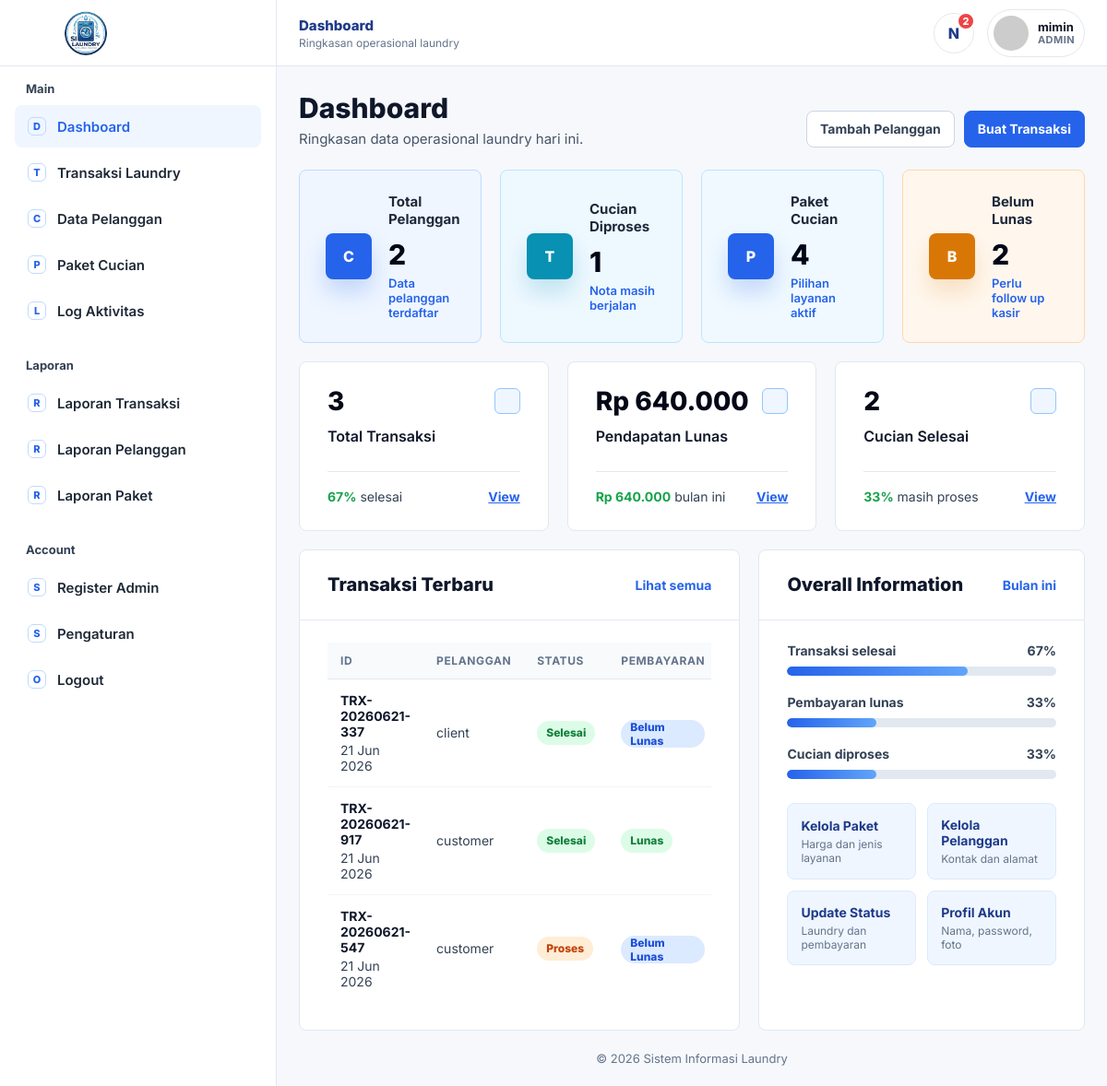
The page /index.php?page=dashboard (signed in) on the database its author committed.
### tables this page shows
CREATE TABLE `tbl_transaksi` (
  `id_transaksi` varchar(50) NOT NULL,
  `id_pelanggan` varchar(50) NOT NULL,
  `id_user` varchar(50) NOT NULL,
  `tgl_terima` datetime NOT NULL,
  `tgl_selesai` datetime DEFAULT NULL,
  `status_laundry` enum('proses','selesai','diambil') DEFAULT 'proses',
  `status_bayar` enum('belum lunas','lunas') DEFAULT 'belum lunas',
  `bukti_bayar` varchar(255) DEFAULT NULL,
  `created_at` timestamp NOT NULL DEFAULT current_timestamp()
);

CREATE TABLE `tbl_pelanggan` (
  `id_pelanggan` varchar(50) NOT NULL,
  `nama_pelanggan` varchar(100) NOT NULL,
  `no_telp` varchar(20) NOT NULL,
  `alamat` text NOT NULL,
  `created_at` timestamp NOT NULL DEFAULT current_timestamp()
);

### views/dashboard.php (the view, shortened to what this page needs)
<?php
$db = Database::getInstance()->getConnection();
function fwDashboardValue(PDO $db, string $sql, array $params = [])
{
    try {
        $stmt = $db->prepare($sql);
        $stmt->execute($params);
        return $stmt->fetchColumn() ?: 0;
    } catch (PDOException $e) {
        return 0;
    }
}
function fwDashboardRows(PDO $db, string $sql, array $params = [])
{
    try {
        $stmt = $db->prepare($sql);
        $stmt->execute($params);
        return $stmt->fetchAll(PDO::FETCH_ASSOC);
    } catch (PDOException $e) {
        return [];
    }
}
$totalPelanggan = (int) fwDashboardValue($db, "SELECT COUNT(*) FROM tbl_pelanggan");
$totalPaket = (int) fwDashboardValue($db, "SELECT COUNT(*) FROM tbl_paket");
$totalTransaksi = (int) fwDashboardValue($db, "SELECT COUNT(*) FROM tbl_transaksi");
$totalProses = (int) fwDashboardValue($db, "SELECT COUNT(*) FROM tbl_transaksi WHERE status_laundry IN ('proses', 'proses cuci')");
$totalSelesai = (int) fwDashboardValue($db, "SELECT COUNT(*) FROM tbl_transaksi WHERE status_laundry IN ('selesai', 'diambil')");
$totalBelumLunas = (int) fwDashboardValue($db, "SELECT COUNT(*) FROM tbl_transaksi WHERE status_bayar <> 'lunas'");
$totalLunas = (int) fwDashboardValue($db, "SELECT COUNT(*) FROM tbl_transaksi WHERE status_bayar = 'lunas'");
$totalPendapatan = (float) fwDashboardValue(
    $db,
    "SELECT COALESCE(SUM(d.subtotal), 0)
     FROM tbl_detail_transaksi d
     JOIN tbl_transaksi t ON t.id_transaksi = d.id_transaksi
     WHERE t.status_bayar = 'lunas'"
);
$pendapatanBulanIni = (float) fwDashboardValue(
    $db,
    "SELECT COALESCE(SUM(d.subtotal), 0)
     FROM tbl_detail_transaksi d
     JOIN tbl_transaksi t ON t.id_transaksi = d.id_transaksi
     WHERE t.status_bayar = 'lunas'
       AND MONTH(t.tgl_terima) = MONTH(CURRENT_DATE())
       AND YEAR(t.tgl_terima) = YEAR(CURRENT_DATE())"
);
$transaksiTerbaru = fwDashboardRows(
    $db,
    "SELECT
        t.id_transaksi,
        t.tgl_terima,
        t.status_laundry,
        t.status_bayar,
        p.nama_pelanggan,
        COALESCE(SUM(d.subtotal), 0) AS total
     FROM tbl_transaksi t
     JOIN tbl_pelanggan p ON p.id_pelanggan = t.id_pelanggan
     LEFT JOIN tbl_detail_transaksi d ON d.id_transaksi = t.id_transaksi
     GROUP BY
        t.id_transaksi,
        t.tgl_terima,
        t.status_laundry,
        t.status_bayar,
        p.nama_pelanggan
     ORDER BY t.tgl_terima DESC
     LIMIT 5"
);
$persenSelesai = $totalTransaksi > 0 ? min(100, round(($totalSelesai / $totalTransaksi) * 100)) : 0;
$persenLunas = $totalTransaksi > 0 ? min(100, round(($totalLunas / $totalTransaksi) * 100)) : 0;
$persenProses = $totalTransaksi > 0 ? min(100, round(($totalProses / $totalTransaksi) * 100)) : 0;
?>
<?php include 'views/layouts/sidebar.php'; ?>
<div class="fw-dashboard">
    <section class="fw-dashboard-hero">
        <div>
            <h1>Dashboard</h1>
            <p>Ringkasan data operasional laundry hari ini.</p>
        </div>
        <div class="fw-dashboard-actions">
            <a class="fw-dash-btn" href="index.php?page=pelanggan&action=tambah">Tambah Pelanggan</a>
            <a class="fw-dash-btn primary" href="index.php?page=transaksi&action=tambah">Buat Transaksi</a>
        </div>
    </section>
    <section class="fw-metric-grid" aria-label="Ringkasan utama">
        <article class="fw-metric-card">
            <span class="fw-metric-icon">C</span>
            <div class="fw-metric-copy">
                <span>Total Pelanggan</span>
                <strong><?= number_format($totalPelanggan); ?></strong>
                <small>Data pelanggan terdaftar</small>
            </div>
        </article>
        <article class="fw-metric-card">
            <span class="fw-metric-icon">T</span>
            <div class="fw-metric-copy">
                <span>Cucian Diproses</span>
                <strong><?= number_format($totalProses); ?></strong>
                <small>Nota masih berjalan</small>
            </div>
        </article>
        <article class="fw-metric-card">
            <span class="fw-metric-icon">P</span>
            <div class="fw-metric-copy">
                <span>Paket Cucian</span>
                <strong><?= number_format($totalPaket); ?></strong>
                <small>Pilihan layanan aktif</small>
            </div>
        </article>
        <article class="fw-metric-card">
            <span class="fw-metric-icon">B</span>
            <div class="fw-metric-copy">
                <span>Belum Lunas</span>
                <strong><?= number_format($totalBelumLunas); ?></strong>
                <small>Perlu follow up kasir</small>
            </div>
        </article>
    </section>
    <section class="fw-summary-grid" aria-label="Ringkasan tambahan">
        <article class="fw-summary-card">
            <div class="fw-summary-head">
                <div>
                    <strong><?= number_format($totalTransaksi); ?></strong>
                    <span>Total Transaksi</span>
                </div>
                <span class="fw-summary-dot"></span>
            </div>
            <div class="fw-summary-foot">
                <span><b><?= $persenSelesai; ?>%</b> selesai</span>
                <a href="index.php?page=transaksi">View</a>
            </div>
        </article>
        <article class="fw-summary-card">
            <div class="fw-summary-head">
                <div>
                    <strong>Rp <?= number_format($totalPendapatan, 0, ',', '.'); ?></strong>
                    <span>Pendapatan Lunas</span>
                </div>
                <span class="fw-summary-dot"></span>
            </div>
            <div class="fw-summary-foot">
                <span><b>Rp <?= number_format($pendapatanBulanIni, 0, ',', '.'); ?></b> bulan ini</span>
                <a href="index.php?page=print_transaksi" target="_blank">View</a>
            </div>
        </article>
        <article class="fw-summary-card">
            <div class="fw-summary-head">
                <div>
                    <strong><?= number_format($totalSelesai); ?></strong>
                    <span>Cucian Selesai</span>
                </div>
                <span class="fw-summary-dot"></span>
            </div>
            <div class="fw-summary-foot">
                <span><b><?= $persenProses; ?>%</b> masih proses</span>
                <a href="index.php?page=transaksi">View</a>
            </div>
        </article>
    </section>
    <section class="fw-dashboard-grid">
        <article class="fw-panel">
            <div class="fw-panel-header">
                <h2>Transaksi Terbaru</h2>
                <a href="index.php?page=transaksi">Lihat semua</a>
            </div>
            <div class="fw-panel-body">
                <?php if (!empty($transaksiTerbaru)): ?>
                    <div style="overflow-x:auto;">
                        <table class="fw-recent-table">
                            <thead>
                                <tr>
                                    <th>ID</th>
                                    <th>Pelanggan</th>
                                    <th>Status</th>
                                    <th>Pembayaran</th>
                                </tr>
                            </thead>
                            <tbody>
                                <?php foreach ($transaksiTerbaru as $row): ?>
                                    <?php
                                    $statusLaundry = strtolower($row['status_laundry']);
                                    $statusBayar = strtolower($row['status_bayar']);
                                    $statusClass = $statusLaundry === 'proses' || $statusLaundry === 'proses cuci' ? 'orange' : 'green';
                                    $bayarClass = $statusBayar === 'lunas' ? 'green' : 'blue';
                                    ?>
                                    <tr>
                                        <td><strong><?= htmlspecialchars($row['id_transaksi']); ?></strong><span><?= date('d M Y', strtotime($row['tgl_terima'])); ?></span></td>
                                        <td><?= htmlspecialchars($row['nama_pelanggan']); ?></td>
                                        <td><span class="fw-status <?= $statusClass; ?>"><?= htmlspecialchars($row['status_laundry']); ?></span></td>
                                        <td><span class="fw-status <?= $bayarClass; ?>"><?= htmlspecialchars($row['status_bayar']); ?></span></td>
                                    </tr>
                                <?php endforeach; ?>
                            </tbody>
                        </table>
                    </div>
                <?php else: ?>
                    <div class="fw-empty-state">Belum ada transaksi laundry.</div>
                <?php endif; ?>
            </div>
        </article>
        <article class="fw-panel">
            <div class="fw-panel-header">
                <h2>Overall Information</h2>
                <span>Bulan ini</span>
            </div>
            <div class="fw-panel-body">
                <div class="fw-info-stack">
                    <div class="fw-progress-item">
                        <label><span>Transaksi selesai</span><span><?= $persenSelesai; ?>%</span></label>
                        <div class="fw-progress-track"><div class="fw-progress-fill" style="width: <?= $persenSelesai; ?>%;"></div></div>
                    </div>
                    <div class="fw-progress-item">
                        <label><span>Pembayaran lunas</span><span><?= $persenLunas; ?>%</span></label>
                        <div class="fw-progress-track"><div class="fw-progress-fill" style="width: <?= $persenLunas; ?>%;"></div></div>
                    </div>
                    <div class="fw-progress-item">
                        <label><span>Cucian diproses</span><span><?= $persenProses; ?>%</span></label>
                        <div class="fw-progress-track"><div class="fw-progress-fill" style="width: <?= $persenProses; ?>%;"></div></div>
                    </div>
                    <div class="fw-shortcuts">
                        <a class="fw-shortcut" href="index.php?page=paket">
                            <strong>Kelola Paket</strong>
                            <span>Harga dan jenis layanan</span>
                        </a>
                        <a class="fw-shortcut" href="index.php?page=pelanggan">
                            <strong>Kelola Pelanggan</strong>
                            <span>Kontak dan alamat</span>
                        </a>
                        <a class="fw-shortcut" href="index.php?page=transaksi">
                            <strong>Update Status</strong>
                            <span>Laundry dan pembayaran</span>
                        </a>
                        <a class="fw-shortcut" href="index.php?page=setting">
                            <strong>Profil Akun</strong>
                            <span>Nama, password, foto</span>
                        </a>
                    </div>
                </div>
            </div>
        </article>
    </section>
</div>
<?php include 'views/layouts/footer.php'; ?>

### assets/css/style.css (style rules this page uses)
:root { --bg-body: #f0f2f5; --bg-card: #ffffff; --text-main: #2c3e50; --text-body: #333333; --text-muted: #7f8c8d; --border-color: #dddddd; --table-hover: #f5f5f5; --input-bg: #ffffff; --input-border: #dddddd; --header-bg: linear-gradient(135deg, #2c3e50, #1a2632); --sidebar-bg: #1e2a36; }
* { margin: 0; padding: 0; box-sizing: border-box; font-family: 'Segoe UI', Tahoma, Geneva, Verdana, sans-serif; }
body { background: var(--bg-body); color: var(--text-body); transition: background 0.3s, color 0.3s; }
table { width: 100%; border-collapse: collapse; }
th, td { padding: 12px 15px; text-align: left; border-bottom: 1px solid var(--border-color); }
th { background: #2c3e50; color: white; }
td { color: var(--text-body); }

### views/layouts/sidebar.php (style rules this page uses)
:root { --fw-primary: #2563eb; --fw-primary-dark: #1e3a8a; --fw-primary-soft: #eff6ff; --fw-shell-bg: #f6f8fc; --fw-panel: #ffffff; --fw-line: #e2e8f0; --fw-text: #0f172a; --fw-muted: #64748b; --fw-sidebar-width: 300px; --fw-topbar-height: 72px; }
body { margin: 0; background: var(--fw-shell-bg); color: var(--fw-text); font-family: 'Inter', system-ui, -apple-system, BlinkMacSystemFont, 'Segoe UI', sans-serif; }

### rows shown on the page
tbl_transaksi: id_transaksi "TRX-20260621-337", tgl_terima "21 Jun 2026", id_pelanggan.nama_pelanggan "client", status_laundry "Selesai", status_bayar "Belum Lunas"
tbl_transaksi: id_transaksi "TRX-20260621-917", tgl_terima "21 Jun 2026", id_pelanggan.nama_pelanggan "customer", status_laundry "Selesai", status_bayar "Lunas"
tbl_transaksi: id_transaksi "TRX-20260621-547", tgl_terima "21 Jun 2026", id_pelanggan.nama_pelanggan "customer", status_laundry "Proses", status_bayar "Belum Lunas"

### other values the page prints
$item['icon'] "D"
$item['label'] "Dashboard"
$item['icon'] "T"
$item['label'] "Transaksi Laundry"
$item['icon'] "C"
$item['label'] "Data Pelanggan"
$item['icon'] "P"
$item['label'] "Paket Cucian"
$item['icon'] "L"
$item['label'] "Log Aktivitas"
$item['icon'] "R"
$item['label'] "Laporan Transaksi"
$item['label'] "Laporan Pelanggan"
$item['label'] "Laporan Paket"
str_replace('_', ' ', $currentPage) "Dashboard"
